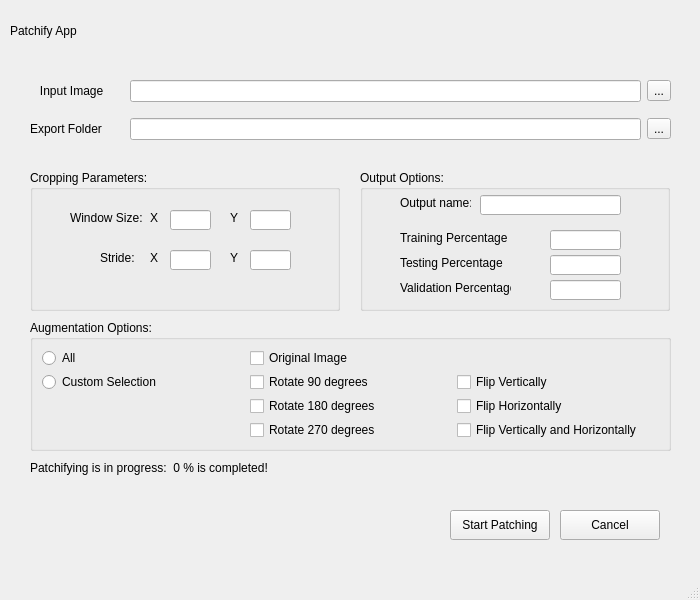
<?xml version="1.0" encoding="UTF-8"?>
<ui version="4.0">
 <class>PatchifyApp</class>
 <widget class="QMainWindow" name="PatchifyApp">
  <property name="geometry">
   <rect>
    <x>0</x>
    <y>0</y>
    <width>700</width>
    <height>600</height>
   </rect>
  </property>
  <property name="minimumSize">
   <size>
    <width>700</width>
    <height>600</height>
   </size>
  </property>
  <property name="maximumSize">
   <size>
    <width>700</width>
    <height>600</height>
   </size>
  </property>
  <property name="windowTitle">
   <string>MainWindow</string>
  </property>
  <widget class="QWidget" name="centralwidget">
   <widget class="QLabel" name="label_patchify">
    <property name="geometry">
     <rect>
      <x>10</x>
      <y>0</y>
      <width>311</width>
      <height>61</height>
     </rect>
    </property>
    <property name="styleSheet">
     <string notr="true">
font: 16pt &quot;Segoe Print&quot;;</string>
    </property>
    <property name="text">
     <string>Patchify App </string>
    </property>
   </widget>
   <widget class="QWidget" name="layoutWidget">
    <property name="geometry">
     <rect>
      <x>30</x>
      <y>70</y>
      <width>641</width>
      <height>81</height>
     </rect>
    </property>
    <layout class="QGridLayout" name="gridLayout">
     <item row="0" column="0">
      <widget class="QLabel" name="label_1">
       <property name="styleSheet">
        <string notr="true">font: 10pt &quot;Microsoft JhengHei UI&quot;;</string>
       </property>
       <property name="text">
        <string>   Input Image      </string>
       </property>
      </widget>
     </item>
     <item row="0" column="1">
      <widget class="QLineEdit" name="lineEdit_1"/>
     </item>
     <item row="0" column="2">
      <widget class="QToolButton" name="toolButton_1">
       <property name="text">
        <string>...</string>
       </property>
      </widget>
     </item>
     <item row="1" column="0">
      <widget class="QLabel" name="label_2">
       <property name="styleSheet">
        <string notr="true">font: 10pt &quot;Microsoft JhengHei UI&quot;;
</string>
       </property>
       <property name="text">
        <string>Export Folder     </string>
       </property>
      </widget>
     </item>
     <item row="1" column="1">
      <widget class="QLineEdit" name="lineEdit_2"/>
     </item>
     <item row="1" column="2">
      <widget class="QToolButton" name="toolButton_2">
       <property name="text">
        <string>...</string>
       </property>
      </widget>
     </item>
    </layout>
   </widget>
   <widget class="QGroupBox" name="groupBox_1">
    <property name="geometry">
     <rect>
      <x>30</x>
      <y>170</y>
      <width>310</width>
      <height>141</height>
     </rect>
    </property>
    <property name="title">
     <string>Cropping Parameters:</string>
    </property>
    <widget class="QLabel" name="label_9">
     <property name="geometry">
      <rect>
       <x>200</x>
       <y>80</y>
       <width>16</width>
       <height>16</height>
      </rect>
     </property>
     <property name="text">
      <string>Y</string>
     </property>
    </widget>
    <widget class="QLineEdit" name="lineEdit_3">
     <property name="geometry">
      <rect>
       <x>140</x>
       <y>40</y>
       <width>41</width>
       <height>20</height>
      </rect>
     </property>
    </widget>
    <widget class="QLabel" name="label_3">
     <property name="geometry">
      <rect>
       <x>40</x>
       <y>40</y>
       <width>81</width>
       <height>16</height>
      </rect>
     </property>
     <property name="text">
      <string>Window Size:</string>
     </property>
    </widget>
    <widget class="QLineEdit" name="lineEdit_4">
     <property name="geometry">
      <rect>
       <x>220</x>
       <y>40</y>
       <width>41</width>
       <height>20</height>
      </rect>
     </property>
    </widget>
    <widget class="QLabel" name="label_4">
     <property name="geometry">
      <rect>
       <x>70</x>
       <y>80</y>
       <width>41</width>
       <height>16</height>
      </rect>
     </property>
     <property name="text">
      <string>Stride:</string>
     </property>
    </widget>
    <widget class="QLabel" name="label_5">
     <property name="geometry">
      <rect>
       <x>120</x>
       <y>40</y>
       <width>16</width>
       <height>16</height>
      </rect>
     </property>
     <property name="text">
      <string>X</string>
     </property>
    </widget>
    <widget class="QLineEdit" name="lineEdit_5">
     <property name="geometry">
      <rect>
       <x>140</x>
       <y>80</y>
       <width>41</width>
       <height>20</height>
      </rect>
     </property>
    </widget>
    <widget class="QLabel" name="label_7">
     <property name="geometry">
      <rect>
       <x>200</x>
       <y>40</y>
       <width>16</width>
       <height>16</height>
      </rect>
     </property>
     <property name="text">
      <string>Y</string>
     </property>
    </widget>
    <widget class="QLineEdit" name="lineEdit_6">
     <property name="geometry">
      <rect>
       <x>220</x>
       <y>80</y>
       <width>41</width>
       <height>20</height>
      </rect>
     </property>
    </widget>
    <widget class="QLabel" name="label_6">
     <property name="geometry">
      <rect>
       <x>120</x>
       <y>80</y>
       <width>16</width>
       <height>16</height>
      </rect>
     </property>
     <property name="text">
      <string>X</string>
     </property>
    </widget>
   </widget>
   <widget class="QLabel" name="label">
    <property name="geometry">
     <rect>
      <x>30</x>
      <y>460</y>
      <width>351</width>
      <height>16</height>
     </rect>
    </property>
    <property name="styleSheet">
     <string notr="true"/>
    </property>
    <property name="text">
     <string>Patchifying is in progress:  0 % is completed!</string>
    </property>
   </widget>
   <widget class="QGroupBox" name="groupBox_3">
    <property name="geometry">
     <rect>
      <x>30</x>
      <y>320</y>
      <width>641</width>
      <height>131</height>
     </rect>
    </property>
    <property name="title">
     <string>Augmentation Options:</string>
    </property>
    <layout class="QGridLayout" name="gridLayout_2">
     <item row="0" column="0">
      <widget class="QRadioButton" name="radioButton_1">
       <property name="text">
        <string>All </string>
       </property>
      </widget>
     </item>
     <item row="0" column="2">
      <widget class="QCheckBox" name="checkBox_1">
       <property name="text">
        <string>Original Image</string>
       </property>
      </widget>
     </item>
     <item row="1" column="2">
      <widget class="QCheckBox" name="checkBox_2">
       <property name="text">
        <string>Rotate 90 degrees</string>
       </property>
      </widget>
     </item>
     <item row="1" column="3">
      <widget class="QCheckBox" name="checkBox_5">
       <property name="text">
        <string>Flip Vertically</string>
       </property>
      </widget>
     </item>
     <item row="2" column="2">
      <widget class="QCheckBox" name="checkBox_3">
       <property name="text">
        <string>Rotate 180 degrees</string>
       </property>
      </widget>
     </item>
     <item row="2" column="3">
      <widget class="QCheckBox" name="checkBox_6">
       <property name="text">
        <string>Flip Horizontally</string>
       </property>
      </widget>
     </item>
     <item row="3" column="2">
      <widget class="QCheckBox" name="checkBox_4">
       <property name="text">
        <string>Rotate 270 degrees</string>
       </property>
      </widget>
     </item>
     <item row="3" column="3">
      <widget class="QCheckBox" name="checkBox_7">
       <property name="text">
        <string>Flip Vertically and Horizontally</string>
       </property>
      </widget>
     </item>
     <item row="1" column="0">
      <widget class="QRadioButton" name="radioButton_2">
       <property name="text">
        <string>Custom Selection</string>
       </property>
      </widget>
     </item>
    </layout>
   </widget>
   <widget class="QGroupBox" name="groupBox_2">
    <property name="geometry">
     <rect>
      <x>360</x>
      <y>170</y>
      <width>310</width>
      <height>141</height>
     </rect>
    </property>
    <property name="title">
     <string>Output Options:</string>
    </property>
    <widget class="QLabel" name="label_8">
     <property name="geometry">
      <rect>
       <x>40</x>
       <y>25</y>
       <width>71</width>
       <height>16</height>
      </rect>
     </property>
     <property name="text">
      <string>Output name:</string>
     </property>
    </widget>
    <widget class="QLineEdit" name="lineEdit_7">
     <property name="geometry">
      <rect>
       <x>120</x>
       <y>25</y>
       <width>141</width>
       <height>20</height>
      </rect>
     </property>
    </widget>
    <widget class="QLabel" name="label_10">
     <property name="geometry">
      <rect>
       <x>40</x>
       <y>60</y>
       <width>111</width>
       <height>16</height>
      </rect>
     </property>
     <property name="text">
      <string>Training Percentage</string>
     </property>
    </widget>
    <widget class="QLabel" name="label_11">
     <property name="geometry">
      <rect>
       <x>40</x>
       <y>85</y>
       <width>111</width>
       <height>16</height>
      </rect>
     </property>
     <property name="text">
      <string>Testing Percentage</string>
     </property>
    </widget>
    <widget class="QLabel" name="label_12">
     <property name="geometry">
      <rect>
       <x>40</x>
       <y>110</y>
       <width>111</width>
       <height>16</height>
      </rect>
     </property>
     <property name="text">
      <string>Validation Percentage</string>
     </property>
    </widget>
    <widget class="QLineEdit" name="lineEdit_8">
     <property name="geometry">
      <rect>
       <x>190</x>
       <y>60</y>
       <width>71</width>
       <height>20</height>
      </rect>
     </property>
    </widget>
    <widget class="QLineEdit" name="lineEdit_9">
     <property name="geometry">
      <rect>
       <x>190</x>
       <y>85</y>
       <width>71</width>
       <height>20</height>
      </rect>
     </property>
    </widget>
    <widget class="QLineEdit" name="lineEdit_10">
     <property name="geometry">
      <rect>
       <x>190</x>
       <y>110</y>
       <width>71</width>
       <height>20</height>
      </rect>
     </property>
    </widget>
   </widget>
   <widget class="QPushButton" name="pushButton_1">
    <property name="geometry">
     <rect>
      <x>450</x>
      <y>510</y>
      <width>100</width>
      <height>30</height>
     </rect>
    </property>
    <property name="text">
     <string>Start Patching</string>
    </property>
   </widget>
   <widget class="QPushButton" name="pushButton_2">
    <property name="geometry">
     <rect>
      <x>560</x>
      <y>510</y>
      <width>100</width>
      <height>30</height>
     </rect>
    </property>
    <property name="text">
     <string>Cancel</string>
    </property>
   </widget>
  </widget>
  <widget class="QMenuBar" name="menubar">
   <property name="geometry">
    <rect>
     <x>0</x>
     <y>0</y>
     <width>700</width>
     <height>21</height>
    </rect>
   </property>
  </widget>
  <widget class="QStatusBar" name="statusbar"/>
 </widget>
 <resources/>
 <connections/>
</ui>
